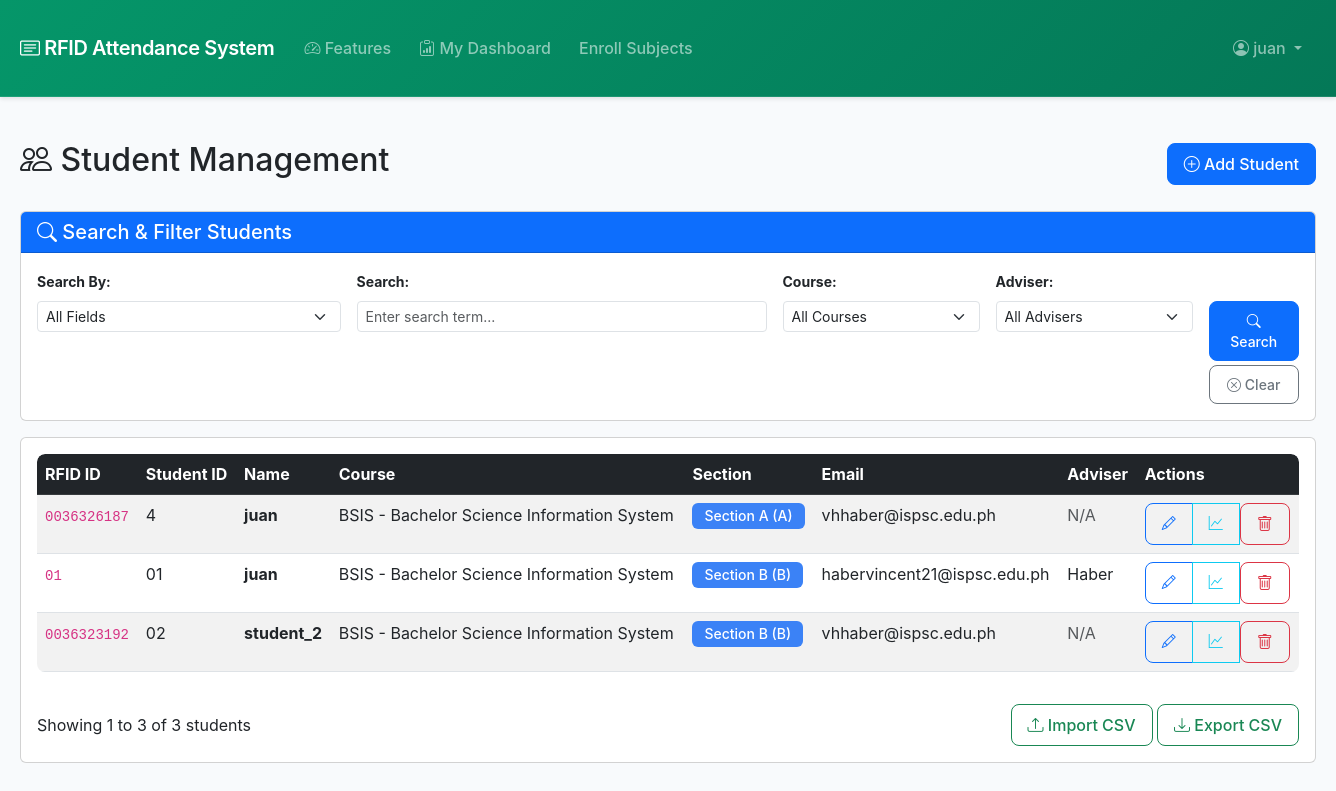
The page /students/ (signed in) on the database as committed earlier.
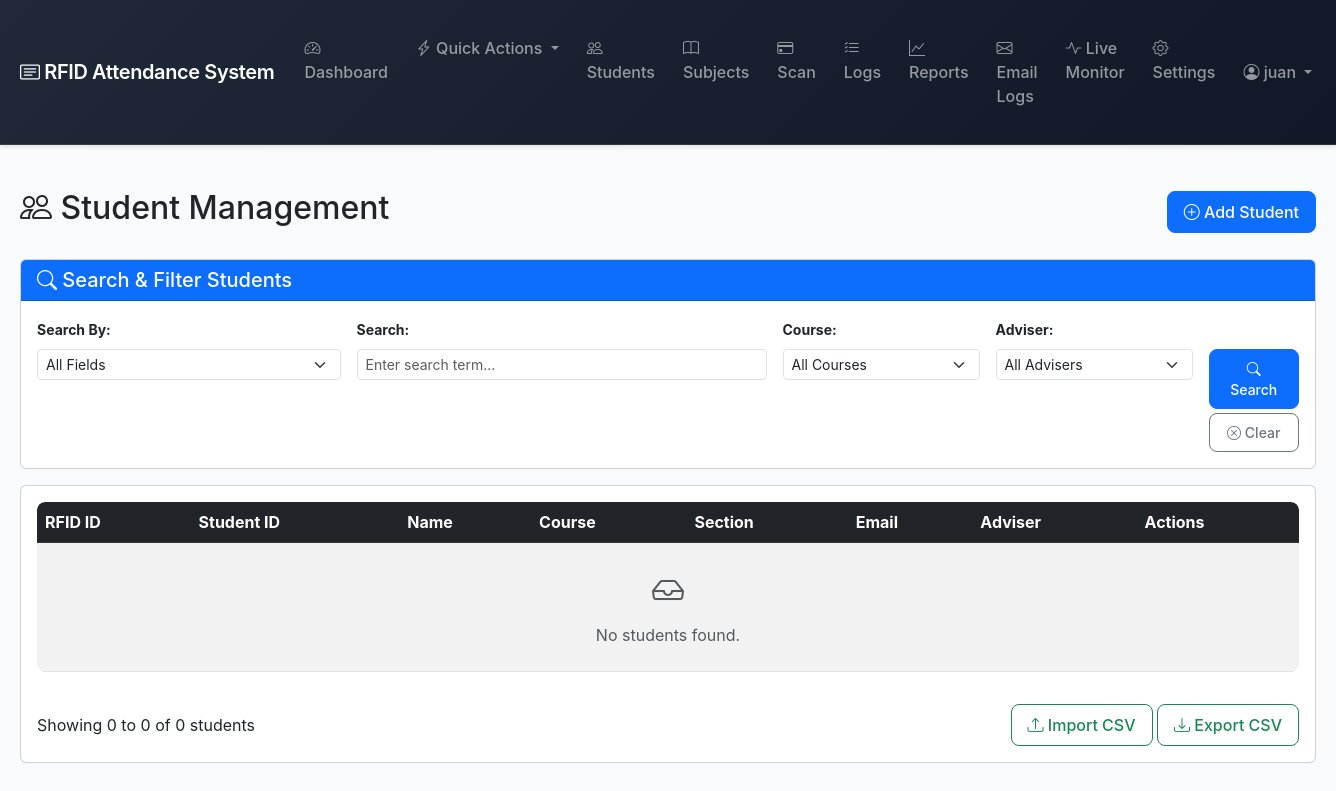
The same page on the database as committed later.
### attendance/models.py (models this page shows, shortened)
class Student(models.Model):
    rfid_id = models.CharField(max_length=50, unique=True)
    student_id = models.CharField(max_length=50, unique=True, null=True, blank=True)
    name = models.CharField(max_length=100)
    course = models.ForeignKey('Course', on_delete=models.PROTECT, related_name='students', help_text="Student's enrolled course")
    section = models.ForeignKey('Section', on_delete=models.PROTECT, related_name='students', null=True, blank=True, help_text="Student's section (A, B, C, etc.)")
    email = models.EmailField()
    adviser = models.ForeignKey(Adviser, on_delete=models.SET_NULL, null=True, blank=True, related_name='students')
    user = models.OneToOneField(User, on_delete=models.CASCADE, null=True, blank=True, related_name='student_profile')
    created_at = models.DateTimeField(auto_now_add=True, null=True, blank=True)
    updated_at = models.DateTimeField(auto_now=True, null=True, blank=True)
    class Meta:
        ordering = ['name']

class Course(models.Model):
    code = models.CharField(max_length=50, unique=True, help_text="Course code (e.g., BSIT, BSCS)")
    name = models.CharField(max_length=200, help_text="Full course name (e.g., Bachelor of Science in Information Technology)")
    description = models.TextField(blank=True, default='', help_text="Optional course description")
    is_active = models.BooleanField(default=True, help_text="Whether this course is currently active")
    created_at = models.DateTimeField(auto_now_add=True)
    updated_at = models.DateTimeField(auto_now=True)
    class Meta:
        ordering = ['code']
        verbose_name_plural = "Courses"
        indexes = [
            models.Index(fields=['code', 'is_active']),
        ]

class Section(models.Model):
    code = models.CharField(max_length=20, unique=True, help_text="Section code (e.g., A, B, C)")
    name = models.CharField(max_length=100, help_text="Section name (e.g., Section A)")
    description = models.TextField(blank=True, default='', help_text="Optional section description")
    is_active = models.BooleanField(default=True, help_text="Whether this section is currently active")
    created_at = models.DateTimeField(auto_now_add=True)
    updated_at = models.DateTimeField(auto_now=True)
    class Meta:
        ordering = ['code']
        verbose_name_plural = "Sections"
        indexes = [
            models.Index(fields=['code', 'is_active']),
        ]

class Adviser(models.Model):
    name = models.CharField(max_length=100)
    email = models.EmailField(unique=True)
    employee_id = models.CharField(max_length=50, unique=True, null=True, blank=True)
    department = models.CharField(max_length=100, blank=True, default='')
    courses = models.ManyToManyField('Course', related_name='advisers', blank=True, help_text="Courses this adviser manages")
    user = models.OneToOneField(User, on_delete=models.CASCADE, null=True, blank=True, related_name='adviser_profile')
    created_at = models.DateTimeField(auto_now_add=True, null=True, blank=True)
    updated_at = models.DateTimeField(auto_now=True, null=True, blank=True)
    class Meta:
        ordering = ['name']
        verbose_name_plural = "Advisers"

### attendance/views.py (the view, shortened to what this page needs)
# urls.py: path('students/', views.student_list, name='student_list'),
@login_required
def student_list(request):
    search_query = request.GET.get('search', '').strip()
    search_by = request.GET.get('search_by', 'all')  # all, name, rfid_id, student_id, course, email, adviser
    course_filter = request.GET.get('course', '')
    adviser_filter = request.GET.get('adviser', '')
    current_user_is_adviser = hasattr(request.user, 'adviser_profile')
    current_adviser_id = None
    if current_user_is_adviser:
        current_adviser_id = request.user.adviser_profile.id
    filter_by_current_adviser = False
    if filter_by_current_adviser:
        accessible_courses = get_user_accessible_courses(request.user)
        if request.user.is_superuser or request.user.is_staff:
            students = Student.objects.all()
        else:
            students = Student.objects.filter(
                Q(course__in=accessible_courses) | Q(adviser_id=current_adviser_id)
            ).distinct()
    else:
        students = filter_by_user_courses(Student.objects.all(), request.user)
    resolved_adviser_id = None
    if request.user.is_superuser or request.user.is_staff:
        all_courses = Course.objects.filter(is_active=True).order_by('code')
        all_advisers = Adviser.objects.all().order_by('name')
    elif hasattr(request.user, 'adviser_profile'):
        all_courses = Course.objects.filter(is_active=True).order_by('code')
        all_advisers = Adviser.objects.all().order_by('name')
    else:
        accessible_courses = get_user_accessible_courses(request.user)
        all_courses = accessible_courses.order_by('code')
        if accessible_courses.exists():
            all_advisers = Adviser.objects.filter(courses__in=accessible_courses).distinct().order_by('name')
        else:
            all_advisers = Adviser.objects.none()
    accessible_courses = get_user_accessible_courses(request.user)
    if request.user.is_superuser or request.user.is_staff:
        filter_courses = Course.objects.filter(is_active=True).order_by('code')
    else:
        filter_courses = accessible_courses.order_by('code')
    if request.user.is_superuser or request.user.is_staff:
        filter_advisers = Adviser.objects.all().order_by('name')
    else:
        if accessible_courses.exists():
            filter_advisers = Adviser.objects.filter(courses__in=accessible_courses).distinct().order_by('name')
        else:
            filter_advisers = Adviser.objects.none()
    total_count = students.count()
    highlight_student_id = request.GET.get('highlight')
    paginator = Paginator(students, 25)
    page_number = request.GET.get('page')
    page_obj = paginator.get_page(page_number)
    sections = Section.objects.filter(is_active=True).order_by('code')
    current_adviser_id = None
    if hasattr(request.user, 'adviser_profile'):
        current_adviser_id = request.user.adviser_profile.id
    query_parts = []
    if adviser_filter:
        query_parts.append(f'adviser={adviser_filter}')
    if course_filter:
        query_parts.append(f'course={course_filter}')
    if search_query:
        query_parts.append(f'search={search_query}')
    if search_by and search_by != 'all':
        query_parts.append(f'search_by={search_by}')
    query_string = '&'.join(query_parts) if query_parts else ''
    if query_string:
        query_string = '?' + query_string
    context = {
        'students': page_obj,
        'search_query': search_query,
        'search_by': search_by,
        'course_filter': course_filter,
        'adviser_filter': adviser_filter,
        'resolved_adviser_id': resolved_adviser_id,  # Add resolved adviser ID for pre-selection
        'current_adviser_id': current_adviser_id,  # Current user's adviser ID for auto-selection
        'total_count': total_count,
        'all_courses': all_courses,  # All courses for add modal
        'all_advisers': all_advisers,  # All advisers for add modal
        'filter_courses': filter_courses,  # Filtered courses for filter dropdown
        'filter_advisers': filter_advisers,  # Filtered advisers for filter dropdown
        'sections': sections,
        'query_string': query_string,  # Query string for edit links
    }
    return render(request, 'attendance/student_list.html', context)

### attendance/templates/attendance/student_list.html (shortened to what the changed rows need)
{% extends 'attendance/base.html' %}
{% load static %}
{% block content %}
<div class="d-flex justify-content-between align-items-center mb-4">
    <h2><i class="bi bi-people"></i> Student Management</h2>
</div>
<div class="card">
    <div class="card-body">
        <div class="table-responsive">
            <table class="table table-striped table-hover">
                <thead class="table-dark">
                    <tr>
                        <th>RFID ID</th>
                        <th>Student ID</th>
                        <th>Name</th>
                        <th>Course</th>
                        <th>Section</th>
                        <th>Email</th>
                        <th>Adviser</th>
                        <th>Actions</th>
                    </tr>
                </thead>
                <tbody>
                    {% for student in students %}
                    <tr id="student-row-{{ student.id }}" data-student-id="{{ student.id }}">
                        <td><code>{{ student.rfid_id }}</code></td>
                        <td>{{ student.student_id|default:"<span class='text-muted'>N/A</span>" }}</td>
                        <td><strong>{{ student.name }}</strong></td>
                        <td>{% if student.course %}{{ student.course.code }} - {{ student.course.name }}{% else %}<span class='text-muted'>N/A</span>{% endif %}</td>
                        <td>{% if student.section %}<span class="badge bg-info">{{ student.section.name }} ({{ student.section.code }})</span>{% else %}<span class='text-muted'>N/A</span>{% endif %}</td>
                        <td>{{ student.email }}</td>
                        <td>{% if student.adviser %}{{ student.adviser.name }}{% else %}<span class='text-muted'>N/A</span>{% endif %}</td>
                        <td>
                            <div class="btn-group btn-group-sm" role="group">
                                <a href="{% url 'student_edit' student.id %}{{ query_string }}" class="btn btn-outline-primary" title="Edit">
                                    <i class="bi bi-pencil"></i>
                                </a>
                                <a href="{% url 'student_summary_detail' student.id %}" class="btn btn-outline-info" title="View Summary">
                                    <i class="bi bi-graph-up"></i>
                                </a>
                                <form method="POST" action="{% url 'student_delete' student.id %}" class="d-inline delete-form" data-message="Are you sure you want to delete {{ student.name }}?">
                                    <button type="submit" class="btn btn-outline-danger" title="Delete">
                                        <i class="bi bi-trash"></i>
                                    </button>
                                </form>
                            </div>
                        </td>
                    </tr>
                    {% empty %}
                    <tr>
                        <td colspan="8" class="text-center py-4">
                            <div class="text-muted">
                                <i class="bi bi-inbox" style="font-size: 2rem;"></i>
                                <p class="mt-2 mb-0">No students found.</p>
                            </div>
                        </td>
                    </tr>
                    {% endfor %}
                </tbody>
            </table>
        </div>
        <div class="d-flex justify-content-between align-items-center mt-3">
            <div>
                Showing {{ students.start_index|default:0 }} to {{ students.end_index|default:0 }} of {{ total_count }} students
            </div>
            <div>
                <button type="button" class="btn btn-outline-success" data-bs-toggle="modal" data-bs-target="#importModal">
                </button>
                <a href="{% url 'student_export_csv' %}" class="btn btn-outline-success">
                </a>
            </div>
        </div>
    </div>
</div>
{% endblock %}

### attendance/templates/attendance/base.html (shortened to what the changed rows need)
<!DOCTYPE html>
<html lang="en">
<head>
    <link href="https://cdn.jsdelivr.net/npm/bootstrap@5.3.0/dist/css/bootstrap.min.css" rel="stylesheet">
    <link rel="stylesheet" href="https://cdn.jsdelivr.net/npm/bootstrap-icons@1.11.0/font/bootstrap-icons.css">
</head>
<body>
    {% if user.is_authenticated %}
    <nav class="navbar navbar-expand-lg navbar-dark {% if user.student_profile %}bg-success{% elif is_adviser %}bg-info{% else %}bg-dark{% endif %} mb-4">
        <div class="container-fluid">
            <div class="collapse navbar-collapse" id="navbarNav">
                {% if user.student_profile %}
                <ul class="navbar-nav me-auto">
                    <li class="nav-item">
                        <a class="nav-link" href="{% url 'student_features' %}">
                            <i class="bi bi-speedometer2"></i> Features
                        </a>
                    </li>
                    <li class="nav-item">
                        <a class="nav-link" href="{% url 'student_dashboard' %}">
                            <i class="bi bi-clipboard-data"></i> My Dashboard
                        </a>
                    </li>
                    <li class="nav-item">
                        <a class="nav-link" href="{% url 'student_enroll_subjects' %}">
                             Enroll Subjects
                        </a>
                    </li>
                </ul>
                <ul class="navbar-nav">
                    <li class="nav-item dropdown">
                        <a class="nav-link dropdown-toggle" href="#" id="navbarDropdown" role="button" data-bs-toggle="dropdown">
                            <i class="bi bi-person-circle"></i> {{ user.student_profile.name }}
                        </a>
                    </li>
                </ul>
                {% else %}
                <ul class="navbar-nav me-auto">
                    <li class="nav-item">
                        <a class="nav-link" href="{% url 'dashboard' %}">
                            <i class="bi bi-speedometer2"></i> Dashboard
                        </a>
                    </li>
                    <li class="nav-item dropdown">
                        <a class="nav-link dropdown-toggle" href="#" id="quickActionsDropdown" role="button" data-bs-toggle="dropdown" aria-expanded="false">
                            <i class="bi bi-lightning-charge"></i> Quick Actions
                        </a>
                    </li>
                    <li class="nav-item">
                        <a class="nav-link" href="{% url 'student_list' %}">
                            <i class="bi bi-people"></i> Students
                        </a>
                    </li>
                    <li class="nav-item">
                        <a class="nav-link" href="{% url 'subject_list' %}">
                            <i class="bi bi-book"></i> Subjects
                        </a>
                    </li>
                    <li class="nav-item">
                        <a class="nav-link" href="{% url 'scan' %}">
                            <i class="bi bi-credit-card"></i> Scan
                        </a>
                    </li>
                    <li class="nav-item">
                        <a class="nav-link" href="{% url 'attendance_logs' %}">
                            <i class="bi bi-list-check"></i> Logs
                        </a>
                    </li>
                    <li class="nav-item">
                        <a class="nav-link" href="{% url 'student_summary' %}">
                            <i class="bi bi-graph-up"></i> Reports
                        </a>
                    </li>
                    <li class="nav-item">
                        <a class="nav-link" href="{% url 'email_logs' %}">
                            <i class="bi bi-envelope"></i> Email Logs
                        </a>
                    </li>
                    <li class="nav-item">
                        <a class="nav-link" href="{% url 'live_monitor' %}">
                            <i class="bi bi-activity"></i> Live Monitor
                        </a>
                    </li>
                    <li class="nav-item">
                        <a class="nav-link" href="{% url 'settings' %}">
                            <i class="bi bi-gear"></i> Settings
                        </a>
                    </li>
                </ul>
                <ul class="navbar-nav">
                    <li class="nav-item dropdown">
                        <a class="nav-link dropdown-toggle" href="#" id="navbarDropdown" role="button" data-bs-toggle="dropdown">
                            <i class="bi bi-person-circle"></i> {{ user.get_full_name|default:user.username }}
                        </a>
                    </li>
                </ul>
                {% endif %}
            </div>
        </div>
    </nav>
    {% endif %}
    <div class="container-fluid">
        {% block content %}{% endblock %}
    </div>
</body>
</html>

Rows that differ between the two databases and show on the page:
no longer on this page (row unchanged): Student: rfid_id "0036326187", student_id "4", name "juan", course.code "BSIS", course.name "Bachelor Science Information System", section.name "Section A", section.code "A", email "vhhaber@ispsc.edu.ph", shows "N/A"
removed Student: rfid_id "01", student_id "01", name "juan", course.code "BSIS", course.name "Bachelor Science Information System", section.name "Section B", section.code "B", email "habervincent21@ispsc.edu.ph", adviser.name "Haber"
no longer on this page (row unchanged): Student: rfid_id "0036323192", student_id "02", name "student_2", course.code "BSIS", course.name "Bachelor Science Information System", section.name "Section B", section.code "B", email "vhhaber@ispsc.edu.ph", shows "N/A"
Other text that changed with them:
{{ user.get_full_name|default:user.username }}: (not shown) → "juan"
{{ students.start_index|default:0 }}: "1" → "0"
{{ students.end_index|default:0 }}: "3" → "0"
{{ total_count }}: "3" → "0"
{{ user.student_profile.name }}: "juan" → (not shown)
text no longer shown: "Features My Dashboard Enroll Subjects"
text now shown: "Dashboard Quick Actions Students Subjects Scan Logs Reports Email Logs Live Monitor Settings No students found."
